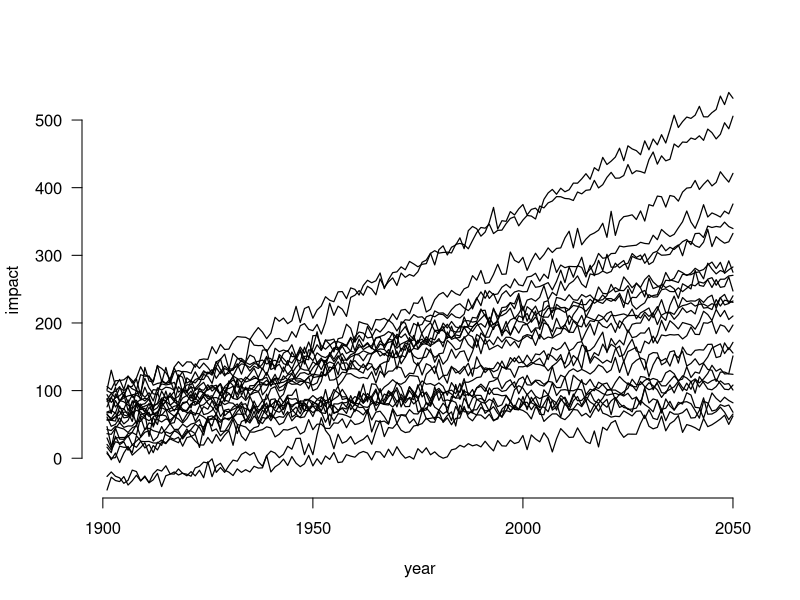
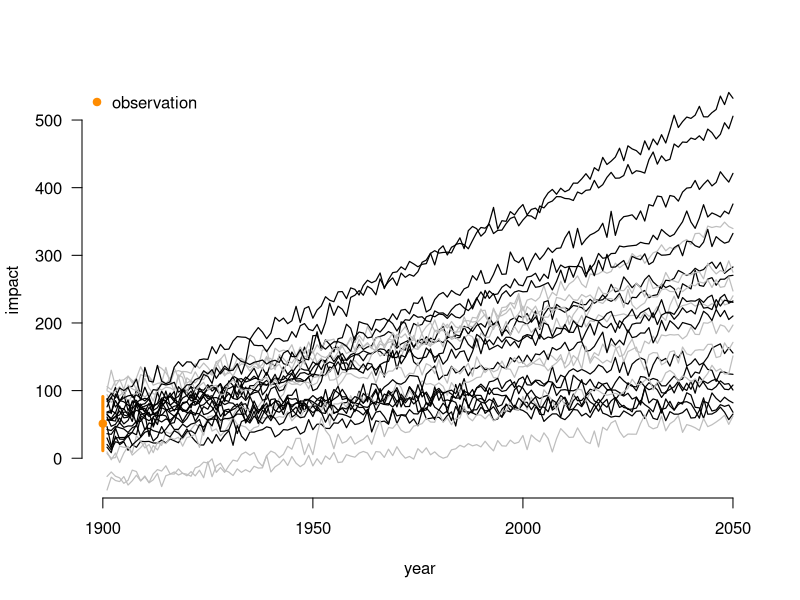
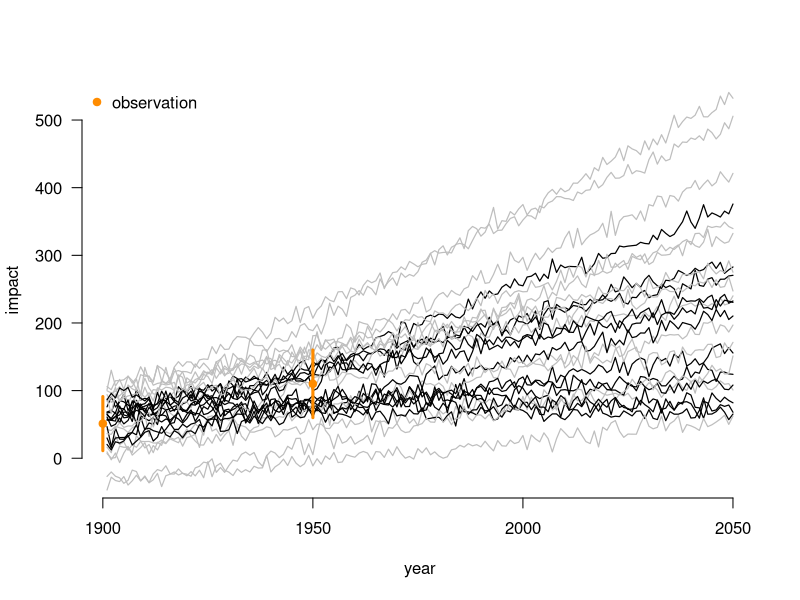
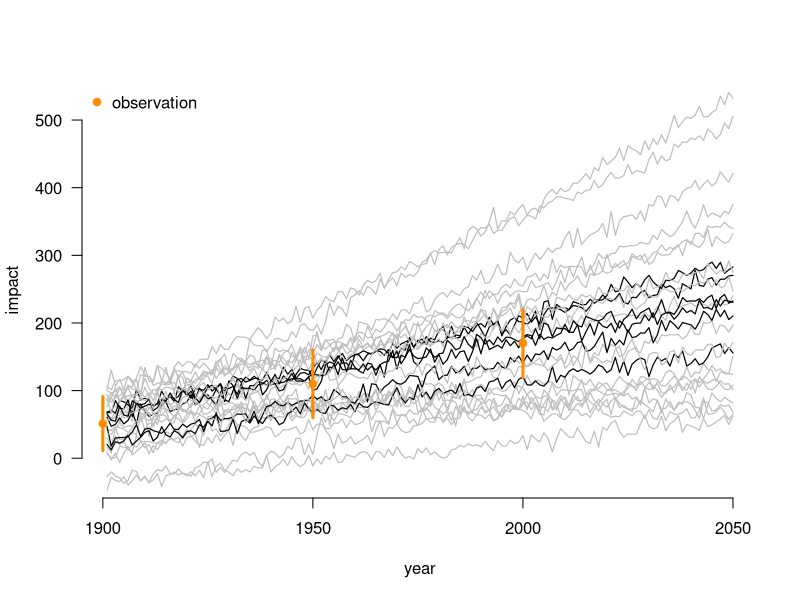

Here is the R script that generated these plots, in order:
# constrained_projection_diaram.R
# An R example of constrained projection


n = 25
intercept = rnorm(n, mean = 50, sd = 40)
beta = rnorm(n, mean = 1.2, sd = 0.8)

x = matrix(rep(1:150, n), nrow = n, byrow = TRUE)

y = intercept + (beta*x)

# add in some random noise
epsmat = x
for (i in 1:n){
  epsmat[i, ] = rnorm(ncol(y), mean = 0, sd = 8)
}

z = y + epsmat

yrs = 1901:2050

pdf(file = 'constraint_plot_1.pdf', width = 7, height = 5)
par(las = 1)
matplot(yrs, t(y), type = 'n', axes = FALSE, bty = 'n',
        ylab = 'impact', xlab = 'year')
matlines(yrs, t(z), col = 'black', lty = 'solid', lwd = 1.2)
axis(1)
axis(2)
dev.off()


#points(c(1900, 1900, 1900),obs_1900, col = 'red')
#points(c(1950, 1950, 1950),obs_1950, col = 'red')
#points(c(2000, 2000, 2000),obs_2000, col = 'red')

obsmean = 50 + (1.2*1:150)
#lines(yrs,obsmean, col = 'red')

obs_1900 = c(obsmean[1] - 40, obsmean[1],  obsmean[1] + 40)
obs_1950 = c(obsmean[50] - 50, obsmean[50],  obsmean[50] + 50)
obs_2000 = c(obsmean[100] - 50, obsmean[100],  obsmean[100] + 50)

#segments(x0 = c(1900, 1950, 2000), y0 = c(obs_1900[1],  obs_1950[1], obs_2000[1]), 
#         x1 = c(1900, 1950, 2000), y1 = c(obs_1900[3],  obs_1950[3], obs_2000[3]),
#col = 'darkorange', lwd = 3)

#points(c(1900, 1950, 2000),c(obsmean[1], obsmean[50], obsmean[100]),
#       col = 'darkorange',pch = 19)


ix.1900 = min(obs_1900) < z[,1] &  z[,1] < max(obs_1900)

lcol = rep('grey', n)
lcol[ix.1900] = 'black'

pdf(file = 'constraint_plot_2.pdf', width = 7, height = 5)
par(las = 1)
matplot(yrs, t(y), type = 'n', axes = FALSE, bty = 'n',
        ylab = 'impact', xlab = 'year')
matlines(yrs, t(z), lty = 'solid', lwd = 1.2, col = lcol)
axis(1)
axis(2)

segments(x0 = c(1900), y0 = c(obs_1900[1]), 
         x1 = c(1900), y1 = c(obs_1900[3]),
         col = 'darkorange', lwd = 3)

points(1900,c(obsmean[1]),
       col = 'darkorange',pch = 19)
legend('topleft', legend = 'observation', pch = 19, col = 'darkorange', bty = 'n')
dev.off()


ix.1950 = min(obs_1900) < z[,1] &  z[,1] < max(obs_1900) & min(obs_1950) < z[,50] &  z[,50] < max(obs_1950)
lcol = rep('grey', n)
lcol[ix.1950] = 'black'

pdf(file = 'constraint_plot_3.pdf', width = 7, height = 5)
par(las = 1)
matplot(yrs, t(y), type = 'n', axes = FALSE, bty = 'n',
        ylab = 'impact', xlab = 'year')
matlines(yrs, t(z), lty = 'solid', lwd = 1.2, col = lcol)
axis(1)
axis(2)

segments(x0 = c(1900, 1950), y0 = c(obs_1900[1],  obs_1950[1]), 
         x1 = c(1900, 1950), y1 = c(obs_1900[3],  obs_1950[3]),
         col = 'darkorange', lwd = 3)

points(c(1900, 1950), c(obsmean[1], obsmean[50]),
       col = 'darkorange',pch = 19)
legend('topleft', legend = 'observation', pch = 19, col = 'darkorange', bty = 'n')
dev.off()


ix.2000 = min(obs_1900) < z[,1] &  z[,1] < max(obs_1900) & min(obs_1950) < z[,50] &  z[,50] < max(obs_2000)& min(obs_2000) < z[,100] &  z[,100] < max(obs_2000)
lcol = rep('grey', n)
lcol[ix.2000] = 'black'

pdf(file = 'constraint_plot_4.pdf', width = 7, height = 5)
par(las = 1)
matplot(yrs, t(y), type = 'n', axes = FALSE, bty = 'n',
        ylab = 'impact', xlab = 'year')
matlines(yrs, t(z), lty = 'solid', lwd = 1.2, col = lcol)
axis(1)
axis(2)

segments(x0 = c(1900, 1950, 2000), y0 = c(obs_1900[1],  obs_1950[1], obs_2000[1]), 
         x1 = c(1900, 1950, 2000), y1 = c(obs_1900[3],  obs_1950[3], obs_2000[3]),
         col = 'darkorange', lwd = 3)

points(c(1900, 1950, 2000), c(obsmean[1], obsmean[50], obsmean[100]),
       col = 'darkorange',pch = 19)
legend('topleft', legend = 'observation', pch = 19, col = 'darkorange', bty = 'n')
dev.off()









  
  